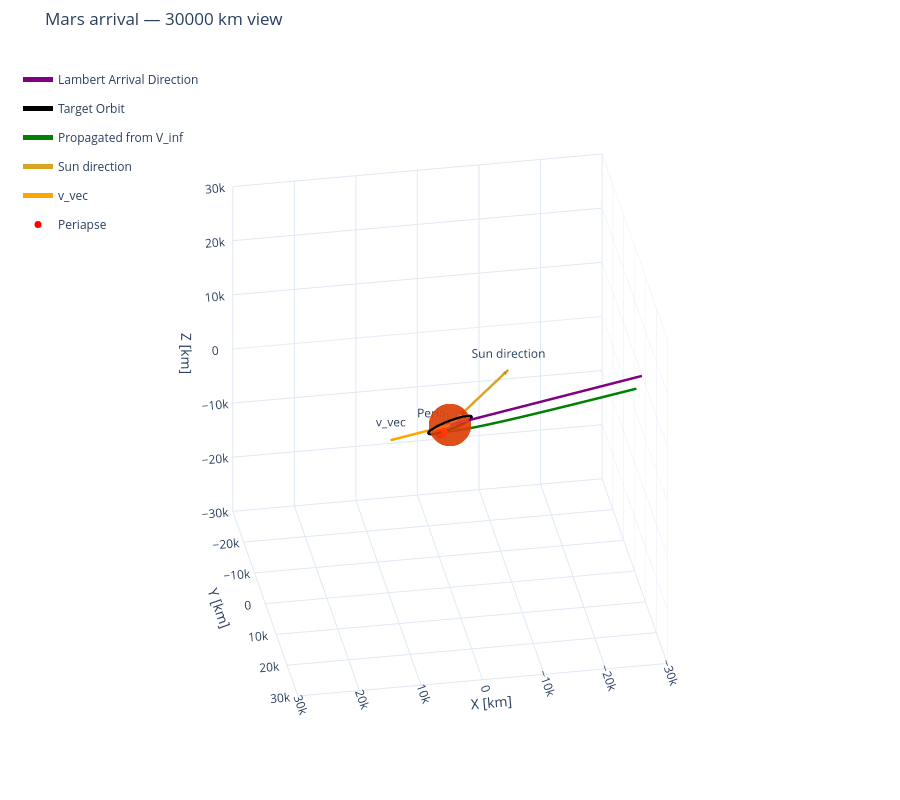

The code cell stored with this chart in its notebook:
### Markdown cell above
## Visualization
$
\boxed{
\hat{\mathbf p}
=\frac{1}{eq}\hat{\mathbf u}
\ \pm\
\sqrt{1-\frac{1}{e^2q^2}}\,
(\hat{\mathbf n}\times\hat{\mathbf u})
}$


$
\hat s=\frac{\hat p}{e}+\sqrt{1-\frac1{e^2}}\,\hat t
$

### Code cell
# Translate by Earth's rv at each sample, then rotate HCI into ECI.
sun_direction_hci = -mission["mars_rv_hci_km"][-1, :3]


frames = [
    # {
    #     "name": "HCI",
    #     "location": [0, 0, 0],
    #     "dcm_body_wrt_hci": np.eye(3),
    #     "length": 10000,
    # },
]

vectors = [
    {
        "direction": sun_direction_hci,
        "length": 20000,
        "name": "Sun direction",
        "color": "goldenrod",
        "label": True,
    },
    {
        "direction": arrival.v_vec,
        "length": 10000,
        "name": "v_vec",
        "color": "orange",
        "label": True,
    },
    # {
    #     "direction": arrival.orbit_right_vec,
    #     "length": 10000,
    #     "name": "orbit right vec",
    #     "color": "black",
    #     "label": True,
    # },  # just for visualization
    # {
    #     "direction": arrival.orbit_up_vec,
    #     "length": 10000,
    #     "name": "orbit right vec",
    #     "color": "black",
    #     "label": True,
    # },  # just for visualization
    # {
    #     "direction": arrival.orbit_normal,
    #     "length": 10000,
    #     "name": "orbit right vec",
    #     "color": "black",
    #     "label": True,
    # },  # just for visualization
    # {
    #     "direction": arrival.v_capture_mci_m_s,
    #     "length": 10000,
    #     "name": "V capture direction vec",
    #     "color": "black",
    #     "label": True,
    #     "origin": arrival.r_p_mci_m * M_TO_KM
    # },  # just for visualization
    # {
    #     "direction": arrival.v_p_mci_m_s,
    #     "length": 10000,
    #     "name": "V capture direction vec",
    #     "color": "black",
    #     "label": True,
    #     "origin": arrival.r_p_mci_m * M_TO_KM
    # },  # just for visualization
    # {
    #     "direction": departure.right_vec,
    #     "length": 10000,
    #     "name": "right_vec",
    #     "color": "black",
    #     "label": True,
    # },  # just for visualization
]

points = [
    {
        "name": "Periapse",
        "location": (arrival.r_p_mci_m) * M_TO_KM,
        "color": "red",
    },
    # {
    #     "name": "SOI along v_inf",
    #     "location": -mars_soi_km * unit(v_inf_mci_km),
    #     "color": "green",
    # },
]

view_range = 30000
fig_earth = plot_3d(
    [
        rv_sat_mci_km[:, 0:3],
        rv_target_mci_m[:, 0:3] * M_TO_KM,
        rv_prop_arr[:, 0:3] * M_TO_KM,
    ],
    [mission["time_s"], t_target, arrival.t_traj_s],
    labels=["Lambert Arrival Direction", "Target Orbit", "Propagated from V_inf"],
    trace_colors=["purple", "black", "green"],
    bodies={"name": "Mars", "radius": R_MARS * M_TO_KM, "color": "orangered"},
    frames=frames,
    vectors=vectors,
    points=points,
    title=f"Mars arrival — {view_range} km view",
    units="km",
    azim=80,
    elev=30,
    show_end=False,
    show=False,
)
fig_earth.update_scenes(
    xaxis_range=[-view_range, view_range],  # km
    yaxis_range=[-view_range, view_range],  # km
    zaxis_range=[-view_range, view_range],  # km
)
fig_earth.show()

### Figure 1 — Plotly figure (JSON) as saved in the notebook; plotly's stock layout.template omitted (floating-point values rounded to 4 significant figures; data arrays with more than 128 entries replaced by an {"elided": "..."} marker saying what was removed)
{"data": [{"colorscale": [[0, "orangered"], [1, "orangered"]], "hoverinfo": "skip", "name": "Mars", "opacity": 0.7, "showlegend": false, "showscale": false, "type": "surface", "x": {"elided": "60x30 float values"}, "y": {"elided": "60x30 float values"}, "z": {"elided": "60x30 float values"}}, {"legendgroup": "Lambert Arrival Direction", "line": {"color": "purple", "width": 5}, "mode": "lines", "name": "Lambert Arrival Direction", "type": "scatter3d", "x": {"elided": "1936 float values"}, "y": {"elided": "1936 float values"}, "z": {"elided": "1936 float values"}}, {"legendgroup": "Target Orbit", "line": {"color": "black", "width": 5}, "mode": "lines", "name": "Target Orbit", "type": "scatter3d", "x": {"elided": "10000 float values"}, "y": {"elided": "10000 float values"}, "z": {"elided": "10000 float values"}}, {"legendgroup": "Propagated from V_inf", "line": {"color": "green", "width": 5}, "mode": "lines", "name": "Propagated from V_inf", "type": "scatter3d", "x": {"elided": "100000 float values"}, "y": {"elided": "100000 float values"}, "z": {"elided": "100000 float values"}}, {"legendgroup": "vector-4", "line": {"color": "goldenrod", "width": 5}, "mode": "lines+text", "name": "Sun direction", "text": ["", "Sun direction"], "textposition": "top center", "type": "scatter3d", "x": [0, -12250.0], "y": [0, -15810.0], "z": [0, -31.17]}, {"anchor": "tip", "colorscale": [[0, "goldenrod"], [1, "goldenrod"]], "hoverinfo": "skip", "legendgroup": "vector-4", "name": "Sun direction arrowhead", "showlegend": false, "showscale": false, "sizemode": "absolute", "sizeref": 1200, "type": "cone", "u": [-0.6126], "v": [-0.7904], "w": [-0.001558], "x": [-12250.0], "y": [-15810.0], "z": [-31.17]}, {"legendgroup": "vector-6", "line": {"color": "orange", "width": 5}, "mode": "lines+text", "name": "v_vec", "text": ["", "v_vec"], "textposition": "top center", "type": "scatter3d", "x": [0, 9303.0], "y": [0, -2048.0], "z": [0, -3044.0]}, {"anchor": "tip", "colorscale": [[0, "orange"], [1, "orange"]], "hoverinfo": "skip", "legendgroup": "vector-6", "name": "v_vec arrowhead", "showlegend": false, "showscale": false, "sizemode": "absolute", "sizeref": 600, "type": "cone", "u": [0.9303], "v": [-0.2048], "w": [-0.3044], "x": [9303.0], "y": [-2048.0], "z": [-3044.0]}, {"marker": {"color": "red", "size": 7, "symbol": "circle"}, "mode": "markers+text", "name": "Periapse", "text": ["Periapse"], "textposition": "top center", "type": "scatter3d", "x": [966.5], "y": [-2429.0], "z": [-2613.0]}], "layout": {"height": 800, "legend": {"bgcolor": "rgba(0,0,0,0)", "borderwidth": 0, "x": 0.02, "y": 0.98}, "margin": {"b": 0, "l": 0, "r": 0, "t": 50}, "scene": {"aspectmode": "cube", "camera": {"eye": {"x": 0.4512, "y": 2.559, "z": 1.5}, "projection": {"type": "orthographic"}, "up": {"x": 0, "y": 0, "z": 1}}, "xaxis": {"range": [-30000, 30000], "title": {"text": "X [km]"}}, "yaxis": {"range": [-30000, 30000], "title": {"text": "Y [km]"}}, "zaxis": {"range": [-30000, 30000], "title": {"text": "Z [km]"}}}, "title": {"text": "Mars arrival — 30000 km view"}}}
